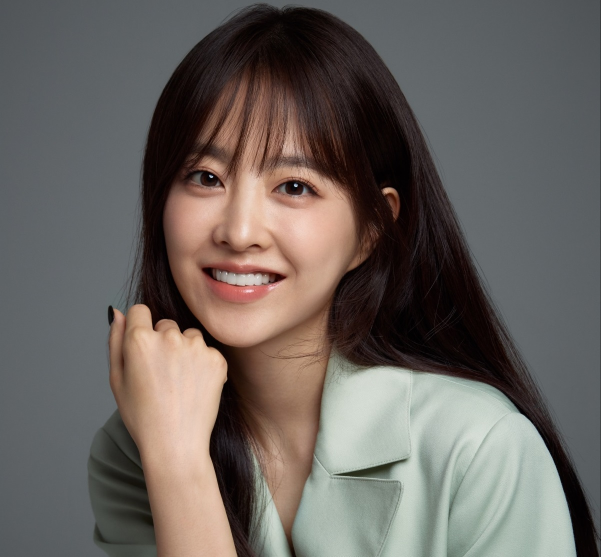
#> input picture OpenCV/image_file/test.jpg, 1202 x 1113 px, found by its file name (shown at 1/2 size)
$ python CropandResize.py
#> lines starting #> are read from the running program, lines starting #| are printed output that depends on the picture
import numpy as np
import cv2

img = cv2.imread("test.jpg");
#> img is the input picture: shape (1113, 1202, 3); mean B, G, R 94.6, 99, 105.5

cropped = img[50:450, 100:400]
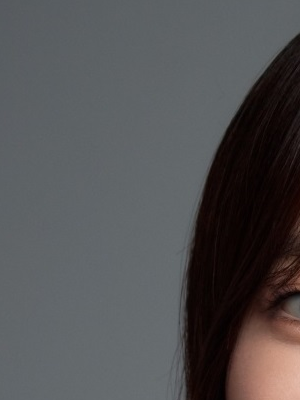
#> cropped: shape (400, 300, 3); mean B, G, R 82.2, 81, 82.1

resized = cv2.resize(cropped, (400,200))
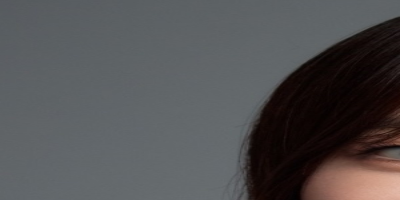
#> resized: shape (200, 400, 3); mean B, G, R 82.3, 81, 82.1

cv2.imshow("Original", img)
cv2.imshow("Cropped image", cropped)
cv2.imshow("Resized image", resized)

cv2.waitKey()
cv2.destroyAllWindows()
